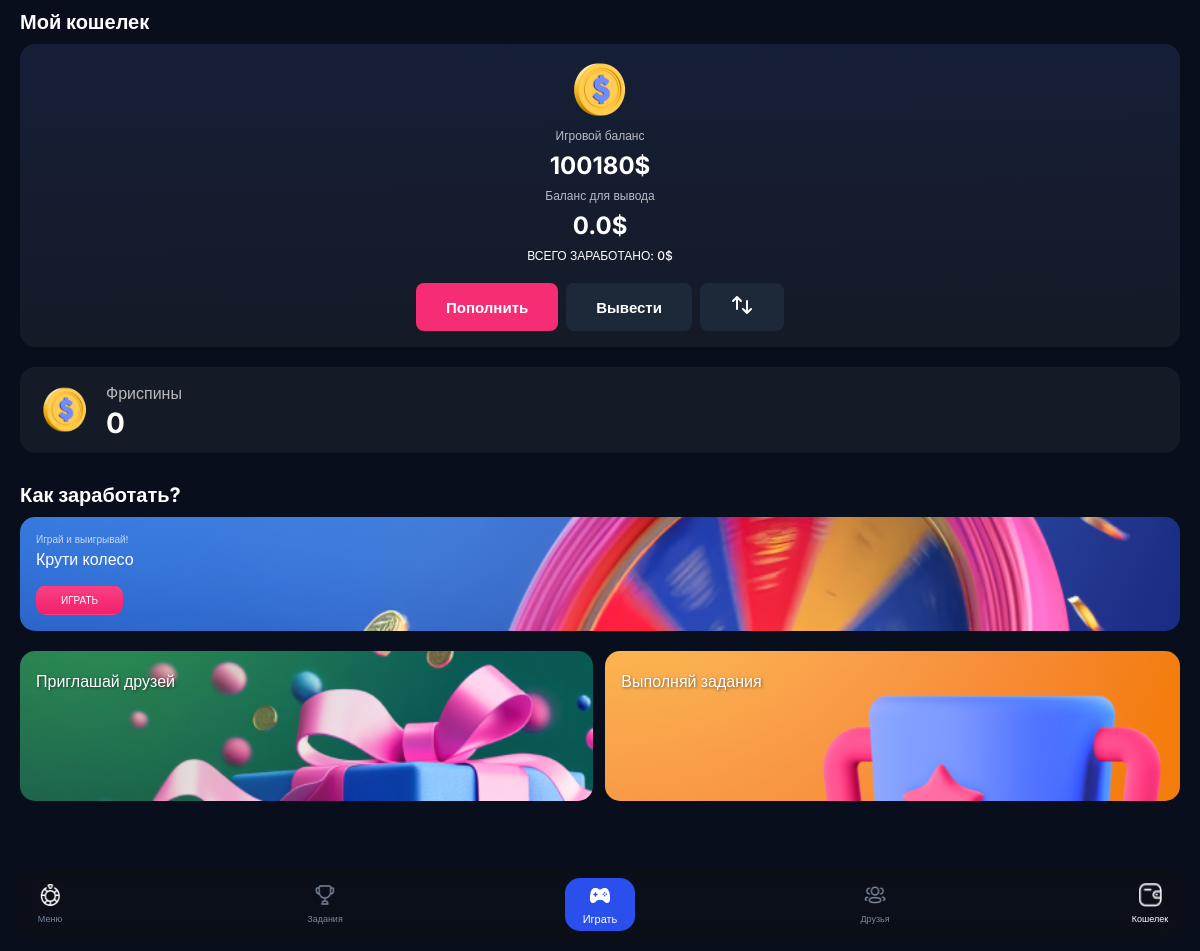
/wallet (signed in), run on the app's committed database.
### web/auth.py (models this page shows, shortened)
class User(UserMixin, db.Model):
    id = db.Column(db.Integer(), primary_key=True)
    username = db.Column(db.String(128), nullable=False, unique=True)
    cash = db.Column(db.Integer(), nullable=False, default=100000)
    withdrawal_balance = db.Column(db.Float(), nullable=False, default=0)
    total_earned = db.Column(db.Integer(), nullable=False, default=0)
    freespins = db.Column(db.Integer(), nullable=False, default=0)
    telegram_id = db.Column(db.Integer(), nullable=False)
    token_hash = db.Column(db.String(128), nullable=False)
    created_on = db.Column(db.DateTime(), default=datetime.utcnow)
    last_daily_reward = db.Column(db.DateTime, nullable=True)
    claimed_daily_rewards = db.Column(db.String(255), default='')
    email = db.Column(db.String(120), unique=True, nullable=True)
    withdrawals = db.relationship('Withdrawal', back_populates='user_relation', lazy=True)
    referrer_id = db.Column(db.Integer, db.ForeignKey('user.id'), nullable=True)
    referral_code = db.Column(db.String(10), unique=True, nullable=False)
    referral_earnings = db.Column(db.Float, default=0.0)
    referrals = db.relationship('User', backref=db.backref('referrer', remote_side=[id]))

### web/routes.py (the view)
@main_bp.route("/wallet")
@login_required
def wallet():
    pending_deposits = Transaction.query.filter_by(user_id=current_user.id, transaction_type="deposit", status="pending").all()
    return render_template("wallet.html", title="Кошелек", pending_deposits=pending_deposits, usdt_address=USDT_ADDRESS)

### web/auth.py (called while the page is built)
@login_manager.user_loader
def load_user(id):
    return db.session.query(User).get(id)

### web/templates/wallet.html (shortened to what this page needs)
<!DOCTYPE html>
<html lang="ru">
<head>
    <link rel="stylesheet" href="{{ url_for('static', filename='css/wallet.css') }}" />
    <link rel="stylesheet" href="{{ url_for('static', filename='css/navbar.css') }}" />
</head>
<body>
    <div class="content">
        <div class="container">
            <div class="headers">
                <h1>Мой кошелек</h1>
            </div>
            <div class="wallet">
                <img src="{{ url_for('static', filename='assets/wallet_coin.png') }}" alt="" />
                <p>Игровой баланс</p>
                <h1 class="wallet_money">{{current_user.cash}}$</h1>
                <p>Баланс для вывода</p>
                <h1 class="wallet_money">{{current_user.withdrawal_balance}}$</h1>
                <h2>ВСЕГО ЗАРАБОТАНО: {{current_user.total_earned}}$</h2>
                <div class="wallet_btns">
    <button class="add_money" onclick="window.location.href='{{ url_for('main.deposit') }}'">Пополнить</button>
    <button class="take_money" onclick="window.location.href='{{ url_for('main.withdraw') }}'">Вывести</button>
    <button class="take_money" onclick="window.location.href='{{ url_for('main.transfer') }}'">
    </button>
</div>
            </div>
            <div class="freespins-card">
                <div class="freespins-info">
                    <img src="{{ url_for('static', filename='assets/wallet_coin.png') }}" alt="Фриспины" class="freespins-icon" />
                    <div class="freespins-text">
                        <p>Фриспины</p>
                        <h2>{{current_user.freespins}}</h2>
                    </div>
                </div>
            </div>
            <div class="headers">
                <h1>Как заработать?</h1>
            </div>
            <div class="wallet_buttons">
                <div class="wallet_btn">
                    <img src="{{ url_for('static', filename='assets/battle-mode-bg.png') }}" alt="" class="background-image" />
                    <div class="content-wrapper">
                        <p>Играй и выигрывай!</p>
                        <h1>Крути колесо</h1>
                        <button onclick="window.location.href='{{ url_for('main.game') }}'">ИГРАТЬ</button>
                    </div>
                </div>
            </div>
            <div class="wallet_row_btns">
                <button class="row_btn" onclick="window.location.href='{{ url_for('main.friends') }}'">
                    <img src="{{ url_for('static', filename='assets/rewards-bg.jpg') }}" alt="" class="background-image" />
                    <div class="content-wrapper">
                        <h1>Приглашай друзей</h1>
                    </div>
                </button>
                <button class="row_btn" onclick="window.location.href='{{ url_for('main.tasks') }}'">
                    <img src="{{ url_for('static', filename='assets/leaderboard-bg.png') }}" alt="" class="background-image" />
                    <div class="content-wrapper">
                        <h1>Выполняй задания</h1>
                    </div>
                </button>
            </div>
        </div>
    </div>
    <header>
        <nav class="navbar">
            <a href="{{ url_for('main.index') }}" data-page="index">
                <i><img src="{{ url_for('static', filename='assets/navbar_menu.png') }}" alt="Меню" /></i>
                <span>Меню</span>
            </a>
            <a href="{{ url_for('main.tasks') }}" data-page="tasks">
                <i><img src="{{ url_for('static', filename='assets/navbar_trophy.png') }}" alt="Задания" /></i>
                <span>Задания</span>
            </a>
            <a href="{{ url_for('main.game') }}" class="middle" data-page="game">
                <i><img src="{{ url_for('static', filename='assets/navbar_gamepad.png') }}" alt="Играть" /></i>
                <span>Играть</span>
            </a>
            <a href="{{ url_for('main.friends') }}" data-page="friends">
                <i><img src="{{ url_for('static', filename='assets/navbar_user.png') }}" alt="Друзья" /></i>
                <span>Друзья</span>
            </a>
            <a href="{{ url_for('main.wallet') }}" data-page="wallet">
                <i><img src="{{ url_for('static', filename='assets/navbar_wallet.png') }}" alt="Кошелек" /></i>
                <span>Кошелек</span>
            </a>
        </nav>
    </header>
</body>
</html>

### web/static/css/wallet.css (style rules this page uses)
* { margin: 0; padding: 0; box-sizing: border-box; }
body, html { font-family: "Inter", sans-serif; height: 100%; overflow: hidden; background-color: #080E1B; }
button { all: unset; font-family: "Inter", sans-serif; cursor: pointer; }
.content { display: flex; flex-direction: column; height: 90vh; }
.container { flex: 1; overflow-y: auto; padding: 0 20px 70px; }
.headers { padding: 10px 0; }
.headers h1 { color: rgba(255, 255, 255, 1); font-weight: 700; font-size: 20px; }
.wallet { display: flex; flex-direction: column; justify-content: center; align-items: center; gap: 8px; background: linear-gradient(359.22deg, rgba(43, 80, 244, 0) 4.64%, rgba(43, 80, 244, 0.09) 99.35%), #141A26; padding: 16px; border-radius: 15px; margin-bottom: 20px; }
.wallet p { font-weight: 300; font-size: 12px; color: rgba(255, 255, 255, 0.7); }
.wallet img { width: auto; height: 60px; }
.wallet_money { color: rgba(255, 255, 255, 1); font-size: 24px; font-weight: 700; }
.wallet h2 { color: rgba(255, 255, 255, 1); font-weight: 500; font-size: 12px; }
.wallet_btns { margin-top: 12px; display: flex; gap: 8px; }
.add_money, .take_money { font-weight: 600; font-size: 15px; color: rgba(255, 255, 255, 1); border-radius: 8px; padding: 10px 30px; }
.add_money { background-color: rgba(246, 44, 117, 1); }
.take_money { background: rgba(29, 41, 57, 1); }
.wallet_buttons { display: flex; flex-direction: column; gap: 16px; }
.wallet_btn { position: relative; color: rgba(255, 255, 255, 1); border-radius: 15px; overflow: hidden; min-height: 100px; }
.wallet_btn .background-image, .row_btn .background-image { position: absolute; top: 0; left: 0; width: 100%; height: 100%; object-fit: cover; }
.wallet_btn .content-wrapper { position: relative; z-index: 2; padding: 16px; height: 100%; width: 100%; background: linear-gradient(88.3deg, rgba(255, 255, 255, 0.0581) 0%, rgba(255, 255, 255, 0.0308) 99.66%); }
.wallet_btn p { color: rgba(255, 255, 255, 0.7); font-weight: 400; font-size: 10px; }
.wallet_btn h1 { color: rgba(255, 255, 255, 1); font-size: 16px; font-weight: 500; margin: 4px 0 0 0; }
.wallet_btn button { background: linear-gradient(180deg, #FC3F83 0%, #F0216C 100%); border: 1px solid rgba(34, 180, 150, 0); border-radius: 10px; padding: 8px 24px; color: rgba(255, 255, 255, 1); font-weight: 400; font-size: 10px; margin: 16px 0 0 0; }
.wallet_row_btns { display: flex; justify-content: space-between; gap: 12px; margin-top: 20px; }
.row_btn { display: flex; flex-direction: column; border-radius: 15px; flex-grow: 1; position: relative; overflow: hidden; min-height: 150px; }
.row_btn .content-wrapper { position: relative; z-index: 2; padding: 20px 16px; height: 100%; width: 100%; background: linear-gradient(87.9deg, rgba(255, 255, 255, 0.0581) 0.67%, rgba(255, 255, 255, 0.0308) 99.66%); }
.row_btn h1 { font-weight: 500; color: rgba(255, 255, 255, 1); font-size: 16px; text-shadow: 1px 1px 3px rgba(0, 0, 0, 0.5); }
.freespins-card { display: flex; justify-content: space-between; align-items: center; background: linear-gradient(0deg, #141A26, #141A26), linear-gradient(359.22deg, rgba(43, 80, 244, 0) 0%, rgba(43, 80, 244, 0.09) 9%); border-radius: 15px; padding: 16px 20px; margin: 20px 0; }
.freespins-info { display: flex; align-items: center; gap: 16px; }
.freespins-icon { width: auto; height: 50px; }
.freespins-text { display: flex; flex-direction: column; gap: 6px; }
.freespins-text p { color: rgba(255, 255, 255, 0.7); font-size: 16px; font-weight: 400; }
.freespins-text h2 { color: white; font-size: 28px; font-weight: 700; line-height: 1; }

### data on the page
User: cash "100180", withdrawal_balance "0.0", total_earned "0", freespins "0"
